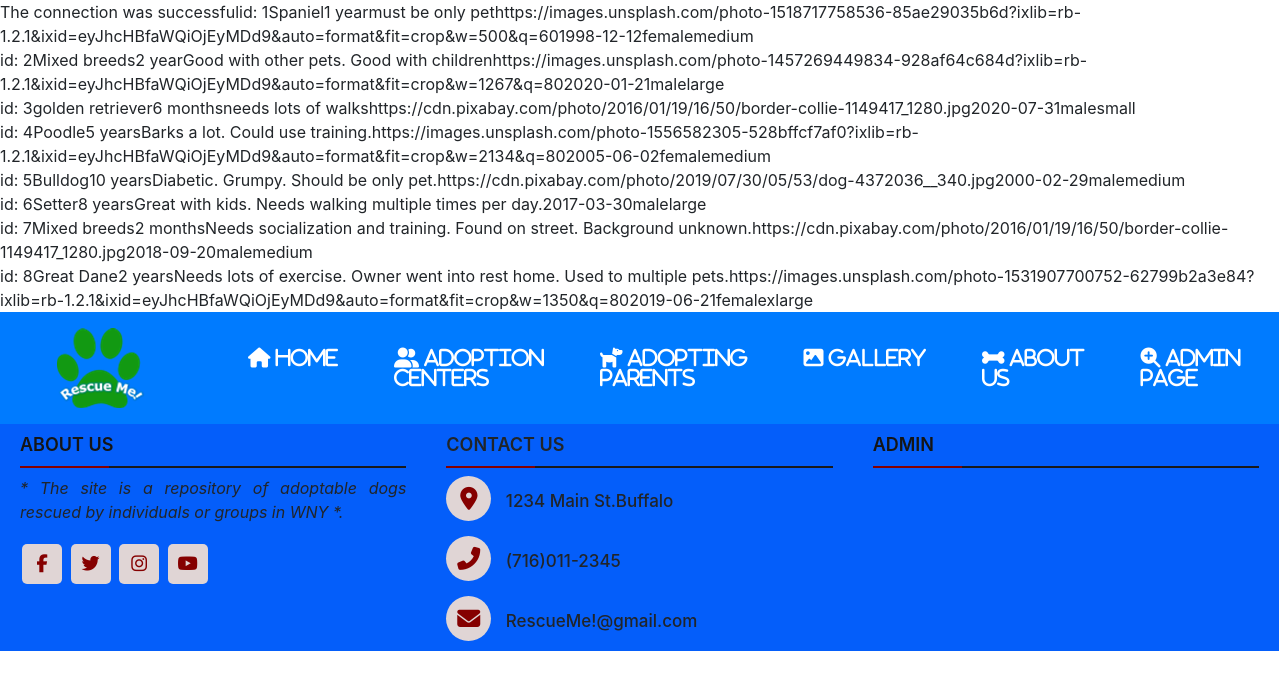
Screenshot of /final_final_project/adminpage.php with the database file from the repository.
### tables this page shows
CREATE TABLE `content` (
  `id` int NOT NULL AUTO_INCREMENT,
  `pet_name` varchar(255) DEFAULT NULL,
  `breed` varchar(255) DEFAULT NULL,
  `age` varchar(255) DEFAULT NULL,
  `comments` varchar(4096) DEFAULT NULL,
  `image` varchar(512) DEFAULT '',
  `date_added` date DEFAULT NULL,
  `gender` varchar(25) DEFAULT NULL,
  `size` varchar(25) DEFAULT NULL,
  `adopt_status` varchar(25) DEFAULT NULL,
  PRIMARY KEY (`id`)
);

### final_final_project/adminpage.php (the view, shortened to what this page needs)
<?php
$servername = "127.0.0.1";
$username = "root";
$password = "password!";
$db = "final_project_database";
$connection =  mysqli_connect($servername,$username,$password,$db);
 $sql = "SELECT id, pet_name, breed, age, comments, image, date_added, gender, size, adopt_status FROM content";
 $result = mysqli_query($connection,$sql);
 if (mysqli_num_rows($result) > 0) {
     while($row = mysqli_fetch_assoc($result)){
         echo "id: " . $row["id"]. $row[" pet_name "] .$row["breed"]. $row[" "] . $row["age"].$row["comments"].$row["image"].$row["date_added"].$row["gender"]. $row["size"].$row["adopt_status"]. "<br>";
     }
 }
 else {
     echo "0 results";
 }
?>
<!DOCTYPE html>
<html lang="en">
<head>
  <link rel="stylesheet" href="finalproject.css">
  <link rel="stylesheet" href="https://stackpath.bootstrapcdn.com/bootstrap/4.3.1/css/bootstrap.min.css"
>
</head>
<body>
<?php include("nav.php"); ?>
<?php include("footer.php"); ?>
</body>
</html>

### final_final_project/nav.php (shortened to what this page needs)
<nav class="navbar navbar-expand-md bg-primary container-fluid-nav">
   <a class="navbar-brand logo-position"></a> <img src="./images/logo-trans.png"
     alt="image of logo, a paw print with text reading resuce me">
   <div class="collapse navbar-collapse nav-position" id="navbarSupportedContent">
     <ul class="navbar-nav mr-auto">
       <li class="nav-item active">
         <a class="nav-link text-white" href="index.php"><i class="fas fa-home">&nbsp;Home </i></a>
       </li>
       <li class="nav-item">
         <a class="nav-link text-white" href="adoptioncenters.php"><i class="fas fa-user-friends">&nbsp;Adoption Centers</i></a>
       </li>
       <li class="nav-item">
         <a class="nav-link text-white" href="adoptingparents.php"><i class="fas fa-dog">&nbsp;Adopting
             Parents</i></a>
       </li>
       <li class="nav-item">
         <a class="nav-link text-white" href="gallery.php"><i class="fas fa-image">&nbsp;Gallery</i></a>
       </li>
       <li class="nav-item">
         <a class="nav-link text-white" href="aboutus.php"><i class="fas fa-bone">&nbsp;About Us</i></a>
       </li>
       <li class="nav-item">
         <a class="nav-link text-white" href="adminpage.php"><i class="fas fa-search-plus">&nbsp;Admin Page</i></a>
       </li>
     </ul>
   </div>
 </nav>

### footer.php (shortened to what this page needs)
<!DOCTYPE html>
<html lang="en">
<head>
    <link rel="stylesheet" href="styles/footer.css">
    <link rel="stylesheet" href="https://stackpath.bootstrapcdn.com/bootstrap/4.5.2/css/bootstrap.min.css">
</head>
<body>
    <footer>
        <div class="main-content ">
            <div class="left box ">
                <a href="# ">
                    <h2>About us</h2>
                </a>
                <div class="content ">
                    <p>
                        <em>* The site is a repository of adoptable dogs rescued by individuals or groups in WNY *.</em>
                    </p>
                    <div class="social ">
                        <a href="# "><span class="fab fa-facebook-f "></span></a>
                        <a href="# "><span class="fab fa-twitter "></span></a>
                        <a href="# "><span class="fab fa-instagram "></span></a>
                        <a href="# "><span class="fab fa-youtube "></span></a>
                    </div>
                </div>
            </div>
            <div class="center box ">
                <h2>contact Us</h2>
                <div class="content ">
                    <div class="place ">
                        <span class="fas fa-map-marker-alt "></span>
                        <span class="text ">1234 Main St.Buffalo</span>
                    </div>
                    <div class="phone ">
                        <span class="fas fa-phone-alt "></span>
                        <span class="text ">(716)011-2345</span>
                    </div>
                    <div class="email ">
                        <span class="fas fa-envelope "></span>
                        <span class="text ">RescueMe!@gmail.com</span>
                    </div>
                </div>
            </div>
            <div class="right box ">
                <a href="# ">
                    <h2>Admin</h2>
                </a>
            </div>
        </div>
    </footer>
</body>
</html>

### final_final_project/finalproject.css (style rules this page uses)
* { padding: 0; margin: 0; }
body { background-image: url(https://images.unsplash.com/photo-1567459169668-95d355371bda?ixlib=rb-1.2.1&ixid=eyJhcHBfaWQiOjEyMDd9&auto=format&fit=crop&w=1949&q=80); }
nav .nav-position { margin-left: 75px; display: flex; justify-content: space-around; font-size: 20px; }
nav ul { display: flex; justify-content: center; }
nav li { padding: 20px; }
.container .carousel h1, p { display: flex; justify-content: center; }

### styles/footer.css (style rules this page uses)
* { text-decoration: none; }
footer { bottom: 0px; width: 100%; background: rgb(4, 94, 250); }
.main-content { display: flex; }
.main-content a { color: #151515; }
.main-content .box { flex-basis: 50%; padding: 10px 20px; }
.box h2 { font-size: 1.125rem; font-weight: 600; text-transform: uppercase; }
.box .content { margin: 20px 0 0 0; position: relative; }
.box .content:before { position: absolute; content: ''; top: -10px; height: 2px; width: 100%; background: #1a1a1a; }
.box .content:after { position: absolute; content: ''; height: 2px; width: 23%; background: rgb(133, 0, 0); top: -10px; }
.left .content p { text-align: justify; }
.left .content .social { margin: 20px 0 0 0; }
.left .content .social a { padding: 0 2px; }
.left .content .social a span { height: 40px; width: 40px; background: rgb(224, 213, 213); line-height: 40px; text-align: center; font-size: 18px; border-radius: 5px; transition: 0.3s; color: rgb(133, 0, 0); }
.center .content .fas { font-size: 1.4375rem; background: rgb(224, 213, 213); height: 45px; width: 45px; line-height: 45px; text-align: center; border-radius: 50%; transition: 0.3s; cursor: pointer; color: rgb(133, 0, 0); }
.center .content .text { font-size: 1.0625rem; font-weight: 500; padding-left: 10px; }
.center .content .phone { margin: 15px 0; }

### rows the page displays
content: id "1", breed "Spaniel", age "1 year", comments "must be only pet", image "https://images.unsplash.com/photo-1518717758536-85ae29035b6d?ixlib=rb-1.2.1&ixid=eyJhcHBfaWQiOjEyMDd9&auto=format&fit=crop&w=500&q=60", date_added "1998-12-12", gender "female", size "medium"
content: id "2", breed "Mixed breeds", age "2 year", comments "Good with other pets. Good with children", image "https://images.unsplash.com/photo-1457269449834-928af64c684d?ixlib=rb-1.2.1&ixid=eyJhcHBfaWQiOjEyMDd9&auto=format&fit=crop&w=1267&q=80", date_added "2020-01-21", gender "male", size "large"
content: id "3", breed "golden retriever", age "6 months", comments "needs lots of walks", image "https://cdn.pixabay.com/photo/2016/01/19/16/50/border-collie-1149417_1280.jpg", date_added "2020-07-31", gender "male", size "small"
content: id "4", breed "Poodle", age "5 years", comments "Barks a lot. Could use training.", image "https://images.unsplash.com/photo-1556582305-528bffcf7af0?ixlib=rb-1.2.1&ixid=eyJhcHBfaWQiOjEyMDd9&auto=format&fit=crop&w=2134&q=80", date_added "2005-06-02", gender "female", size "medium"
content: id "5", breed "Bulldog", age "10 years", comments "Diabetic. Grumpy. Should be only pet.", image "https://cdn.pixabay.com/photo/2019/07/30/05/53/dog-4372036__340.jpg", date_added "2000-02-29", gender "male", size "medium"
content: id "6", breed "Setter", age "8 years", comments "Great with kids. Needs walking multiple times per day.", date_added "2017-03-30", gender "male", size "large"
content: id "7", breed "Mixed breeds", age "2 months", comments "Needs socialization and training. Found on street. Background unknown.", image "https://cdn.pixabay.com/photo/2016/01/19/16/50/border-collie-1149417_1280.jpg", date_added "2018-09-20", gender "male", size "medium"
content: id "8", breed "Great Dane", age "2 years", comments "Needs lots of exercise. Owner went into rest home. Used to multiple pets.", image "https://images.unsplash.com/photo-1531907700752-62799b2a3e84?ixlib=rb-1.2.1&ixid=eyJhcHBfaWQiOjEyMDd9&auto=format&fit=crop&w=1350&q=80", date_added "2019-06-21", gender "female", size "xlarge"
